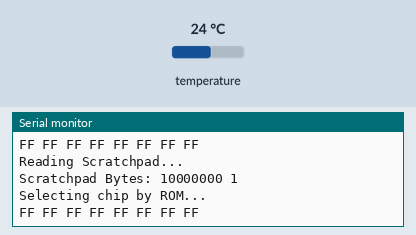
Recording of a sketch running on a simulated Arduino Uno, built with avr-gcc and run on an emulated ATmega328P. Shown: the last lines printed to the serial monitor. Inputs (shaded band) come from the test bench; at power-on: temperature 24 °C.

Above: at 17.9 s.
18.0 s: temperature set to 2.1 °C
At 18.9 s:
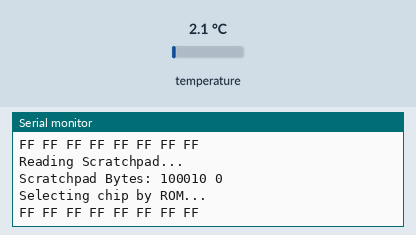
19.5 s: temperature set to 1.8 °C
At 20.9 s:
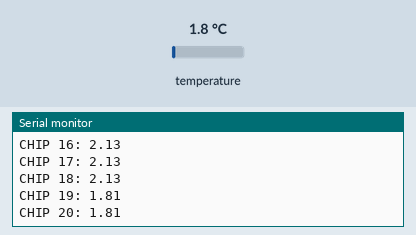
Timing chart, 0 to 22.0 s (numbered marks = the images above; inputs shaded):
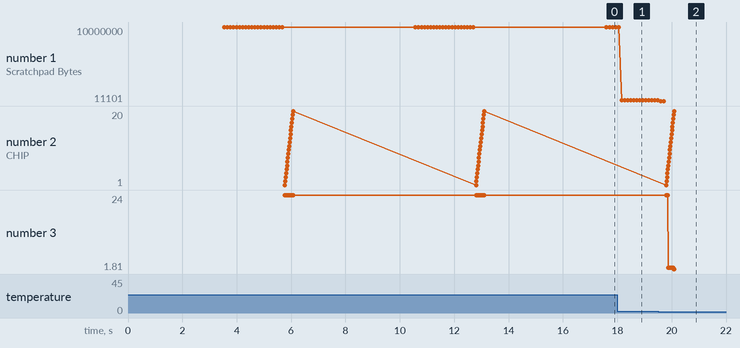

The sketch:

read-multiple-DS28EA00.ino
```cpp
// Development sketch for testing communication between multiple DS28EA00 temperature chips and Arduino.
// Th raw binary is read off the DS28EA00s, bit shifted, and manually converted to temperature values.
// the full 2 temperature bytes are also appended to a temperature array, which is later to be streamed to the SIMB3 main board via i2c
// NOTE: the temperature conversion process used in this code is from the Dallas Temperature Library is is not documented in the DS28EA datasheet
// See decode-temperature.ino sketch for correct process


// Hardware: Arduino Feather m0 with a multiple DS28EA00s chained together, powered, and flowing data through pin 12.

// Written 1 December, 2022 by Cameron Planck

#include <Wire.h>
#include <OneWire.h>
#include <DallasTemperature.h>

OneWire  ds(11);  // on pin 12 (a 4.7K (ish) resistor is necessary, it wont work without it)

// Pass our oneWire reference to Dallas Temperature sensor
DallasTemperature sensors(&ds);


void setup(){
  // Start serial communication for debugging purposes
  Serial.begin(9600);
  sensors.begin();
}

// number of DS28EO00s to be read
int chipNum = 20;

// define ROM array, which needs to be at minimum 8*(number of DS28EA00s)
byte ROMarray[640];

// define tempArray which needs to be at least 2*(number of DS28EA00s)
byte tempArray[160];

byte present = 0;

void loop(){

    // check number of one-wire devices present on bus
    Serial.println("------------------ INITIALIZE ONE-WIRE --------------------");
    Serial.print("Number of one-wire devices detected: ");
    Serial.println(sensors.getDeviceCount());

    // ask all chips to perform temperature conversion
    sensors.requestTemperatures();

    present = ds.reset();
    Serial.print("Present?: ");
    Serial.println(present);

    // turn chain mode on
    sensors.chainOn();

    // run chip discover process to generate ROMarray
    Serial.println("------------------ CHIP DISCOVER BEGIN --------------------");
    for(int i = 0; i < chipNum; i++){
      chipDiscover(i);
    };

    // loop over ROMarray, select each chip, ask for temperature, and write to tempArray
    Serial.println("------------------ CHIP SELECTION BEGIN -------------------");
    for(int i = 0; i < chipNum; i++){
      ds.reset();
      chipSelect(i);
    }

     Serial.println("---------------- CONVERTED TEMPERATURES -----------------");
     int k = 0;
     int count = 1;
     while(k < 2*chipNum){
        float temp = decodeTemperatureBytes(tempArray[k], tempArray[k+1]);
        Serial.print("CHIP ");
        Serial.print(count);
        Serial.print(": ");
        Serial.println(temp);
        k=k+2;
        count++;
      }

    delay(1000);
  }


void chipDiscover(int k){

    // note: sensors.chainOn() must be called before the chipDiscover routine
    byte addr[8];
    byte i;

    // reset 1-wire bus
    present = ds.reset();
    Serial.print("Reseting again. Chip still present?: ");
    Serial.println(present);

    // execute conditional read ROM command and print response (64-bit registration number)
    Serial.println("Applying Conditional Read ROM Command...");
    ds.write(0x0F);
    Serial.print("Chip Address: ");
    for (i = 0; i < 8; i++) {
      addr[i] = ds.read();
      Serial.print(addr[i], HEX);
      Serial.print(" ");
      ROMarray[k*8 + i] = addr[i];
    }

    Serial.println("");

    // turn chain mode off
    sensors.chainDone();

  }


void chipSelect(int k){

    // apply Match ROM command and select chip by writing ROM
    Serial.println("Selecting chip by ROM...");
    byte addr[8];
    ds.write(0x55);
    for (int i = 0; i < 8; i++) {
      addr[i] = ROMarray[k*8 + i];
      ds.write(addr[i]);
      Serial.print(addr[i], HEX);
      Serial.print(" ");
      }

    Serial.println("");

    Serial.println("Reading Scratchpad...");
    ds.write(0xBE); // read scratchpad command
    byte scratchpad[2];
    Serial.print("Scratchpad Bytes: ");
    for (int i = 0; i < 2; i++) { // step through each byte, write it to ROMarray
      scratchpad[i] = ds.read();
      Serial.print(scratchpad[i], BIN);
      Serial.print(" ");
    }
    Serial.println("");

    // add MSB and LSB to tempArray
    for (int i = 0; i < 2; i++) {
      tempArray[k*2 + i] = scratchpad[i];
      }

    Serial.println("");

  }


  float decodeTemperatureBytes(byte LSB, byte MSB) {

  int bitArray[16];

  int k = 0;
  for (int i = 7; i >= 0; i = i - 1) {
    int bits = bitRead(MSB, i);
    bitArray[k] = bits;
    k++;
  }

  for (int i = 7; i >= 0; i = i - 1) {
    int bits = bitRead(LSB, i);
    bitArray[k] = bits;
    k++;
  }

  float temperature = (bitArray[5] * pow(2, 6) + bitArray[6] * pow(2, 5) + bitArray[7] * pow(2, 4) + bitArray[8] * pow(2, 3) + bitArray[9] * pow(2, 2) + bitArray[10] * pow(2, 1) + bitArray[11] * pow(2, 0) + bitArray[12] * pow(2, -1) + bitArray[13] * pow(2, -2) + bitArray[14] * pow(2, -3) + bitArray[15] * pow(2, -4));
  return (temperature);
}
```

Measured:
- the behaviour switches between 2 and 1.9 °C on temperature (found by bisection; images 1 and 2)
- after the input at 18.0 s, the serial monitor: prints a new line after 0.16 s (image 1)
- after the input at 19.5 s, the serial monitor: prints a new line after 0.10 s (image 2)
- plotted number 1: 10000000 → 100010 after the input at 18.0 s, 100010 → 11101 after the input at 19.5 s
- plotted number 3: 24 → 1.81 after the input at 19.5 s
